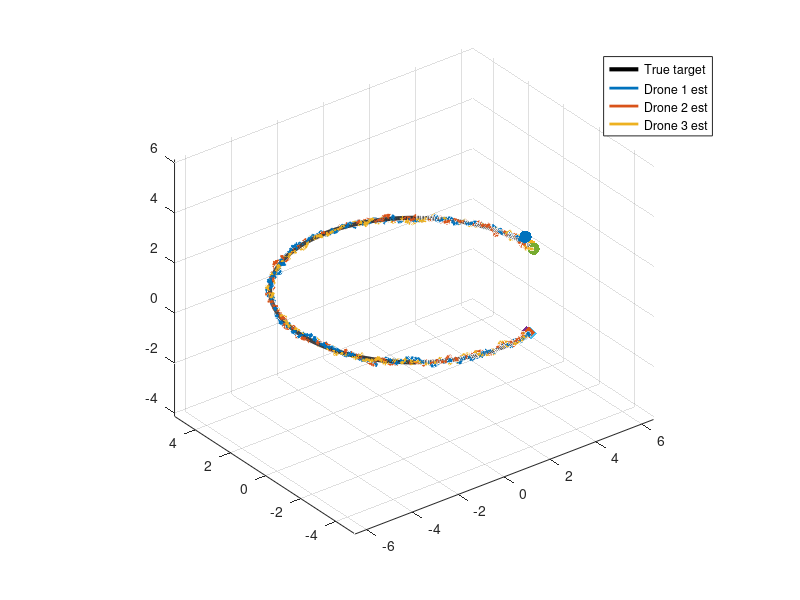

The MATLAB script that drew this image:
clc; clear; close all;

Tend = 10;
dt   = 0.01;
Nsim = round(Tend/dt) + 1;
t    = linspace(0, Tend, Nsim);

n_drones = 3;

% consensus Laplacian
L = n_drones*eye(n_drones) - ones(n_drones);

% parameters
alpha = 0.2;          % exponential moving average weight
noise_std = 0.2;      % measurement noise

% circular motion parameters
R = 5;
omega = 0.5;

% initial estimates
% ---- true moving target (circle in XY plane) ----
true_pos = [R*cos(0);
            R*sin(0);
            1];
        
% ---- noisy measurements ----
measurements = true_pos + noise_std*randn(3,n_drones);

% EMA memory
ema_estimate = measurements;

% storage
target = zeros(3,n_drones,Nsim);
target_true = zeros(3,Nsim);

for k = 1:Nsim
    
    % ---- true moving target (circle in XY plane) ----
    true_pos = [R*cos(omega*t(k));
                R*sin(omega*t(k));
                1];
            
    target_true(:,k) = true_pos;

    % ---- noisy measurements ----
    measurements = true_pos + noise_std*randn(3,n_drones);

    % ---- exponential moving average filter ----
    ema_estimate = (1-alpha)*ema_estimate + alpha*measurements;

    % ---- consensus update ----
    target_position = ema_estimate - dt*ema_estimate*L;

    % store
    target(:,:,k) = target_position;
end

figure;
hold on;
grid on;
axis equal; 
view(3);

% plot true trajectory
plot3(target_true(1,:),target_true(2,:),target_true(3,:),'k','LineWidth',3)

for i = 1:n_drones
    x = squeeze(target(1,i,:));
    y = squeeze(target(2,i,:));
    z = squeeze(target(3,i,:));

    plot3(x,y,z,'LineWidth',2)
end

for i = 1:n_drones
    x = squeeze(target(1,i,:));
    y = squeeze(target(2,i,:));
    z = squeeze(target(3,i,:));
 
    scatter3(x(1),y(1),z(1),80,'filled')
    scatter3(x(end),y(end),z(end),80,'d','filled')
end

% xlabel('X')
% ylabel('Y')
% zlabel('Z')

%title('Consensus Tracking of Moving Target (EMA + Noisy Measurements)')
legend('True target','Drone 1 est','Drone 2 est','Drone 3 est')
